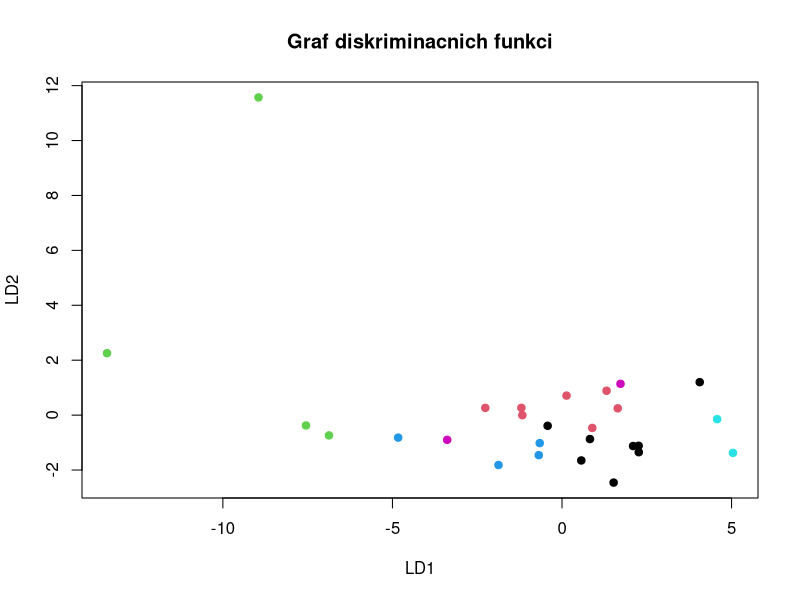
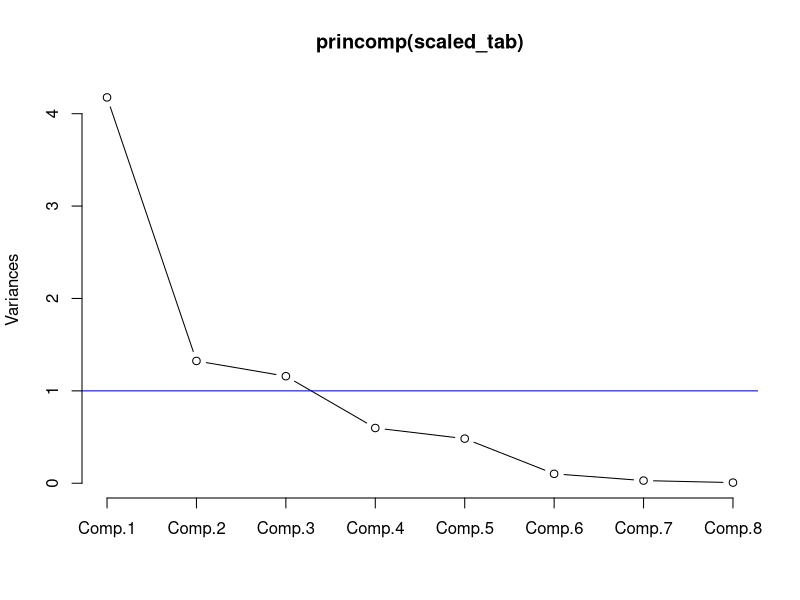
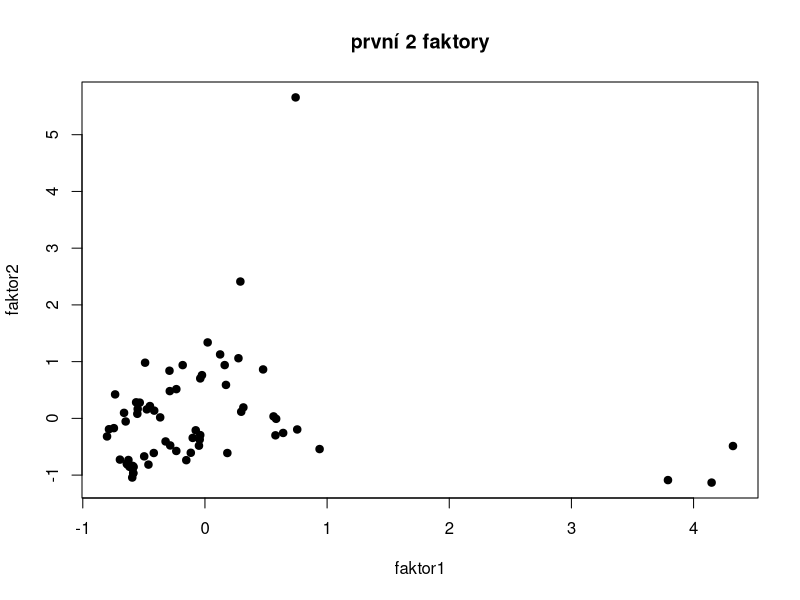

The R source for these figures, in order: (Note: this script raises an error after producing the figures.)
library(MASS)
data(UScereal)
??USCereal
attach(UScereal)

#--------------------------------------
#1. Otestujte, zda se liší výrobky jednotlivých výrobců (proměnná mfr) co se složení týče (pracujte se všemi číselnými proměnnými). Pokud ano, najděte vhodné rozhodovací funkce, které Vám výrobky podle složení k jednotlivým výrobcům přiřadí. Jak spolehlivé takové rozhodování je?
#  (využijte MANOVU a diskriminační analýzu)

# vytvořím si data
vyrobce <- UScereal$mfr 
kalorie <- UScereal$calories
protein <- UScereal$protein
fat <- UScereal$fat
sod <- UScereal$sodium
fib <- UScereal$fibre
carb <- UScereal$carbo
sug <- UScereal$sugars
pot <- UScereal$potassium

# vytvořím tabulku s číselnými proměnnými
tab <- cbind(kalorie, protein, fat, sod, fib, carb, sug, pot)

#manova
#h0: mezi jednotlivými výrobky neexistují rozdíly x h1: existují rozdíly
fit <- manova(tab ~ vyrobce)
#sumář
summary(fit)
# 0.008897 < 0.05 = zamítám h0, najdeme rozdíl alespoň u jednoho výrobku
# podívám se podrobněji na jednotlivé proměnné pro identifikaci závislostí
summary.aov(fit)
#Response fib :
#Df Sum Sq Mean Sq F value  Pr(>F)  
#vyrobce      5  479.5  95.899  2.9345 0.01969 *

#provedu diskrimanační analýzu
#pro zajištění lepšího výsledku škáluju data
scaled_tab <- scale(tab)

apply(scaled_tab, 2, mean)
#žádná proměnná není značně vzdálená od 0, tzn data by měla být sprtávně normalizována
apply(scaled_tab, 2, sd)
#odchylky vychází všude jako 1, značí správnou normalizaci
#vytvořím si z dat datový rámec
tab_df <- as.data.frame(tab)
#přidám sloupeček s výrobci
tab_df$vyrobce <- UScereal$mfr
#rozdělím si data v poměru 60/40 na tréninková a testovací
vzorek <- sample(c(TRUE, FALSE), nrow(tab_df), replace=TRUE, prob=c(0.6,0.4))
train_data <- tab_df[vzorek, ]
test_data <- tab_df[!vzorek, ] 

#diskriminační analýza
lda_train <- lda(vyrobce~., data=train_data)
print(lda_train)
#Prior probabilities of groups:
#  G          K          N          P          Q          R 
#0.33333333 0.33333333 0.07142857 0.14285714 0.07142857 0.04761905 
#Group means:
#  kalorie  protein       fat      sod       fib     carb       sug       pot
#G 130.4762 2.785714 1.4285714 230.7143  1.833333 17.45238  9.642857 114.52381
#K 138.9641 3.311212 0.5817342 207.5107  4.049307 20.34239  9.324360 136.95096
#N 160.2593 7.025479 1.0101010 131.3131 13.583597 24.45349  6.060606 412.18152
#P 226.1134 5.430612 2.4242801 256.0510  5.327115 28.69720 12.962310 189.48609
#Q 106.4179 2.656716 1.6616915 147.9602  1.328358 14.30348  6.651741  67.26368
#R 122.1642 2.492537 0.7462686 289.2537  2.985075 22.19403  5.977612 105.78358

#největší zastoupení mají výrobci G a K, dále vidíme průměrné hodnoty jejich výrobků

#hodnoty jednotlivých diskriminačních funkcí na testovacích datech
predict(lda_train, test_data)$x
#posteriorní pravděpodobnosti pro každou třídu pro každé pozorování v testovacích datech
predict(lda_train, test_data)$posterior
#předpovězené třídy pro každé pozorování v testovacích datech
predict(lda_train, test_data)$class

#vytvoření tabulky skutečných a předpovězených hodnot
test_data$class <- as.factor(test_data$vyrobce)
table(test_data$class, predict(lda_train, newdata = test_data)$class)
#výpočet přesnosti modelu
prediction <- predict(lda_train, test_data)
mean(prediction$class==test_data$vyrobce)
#přesnost modelu je 0.3478261 - značně nepřesný model, předpověděl správně 34,8% případů
#vizalizace diskriminačních funkcí
plot(prediction$x[,1],prediction$x[,2],pch=19,col=prediction$class,
     main="Graf diskriminacnich funkci",xlab="LD1",ylab="LD2")
legend(9,2.2,legend=c(unique(prediction$class)),pch=19,col=1:3)

#--------------------------------------
#2. Pokuste se data zjednodušit, tedy snížit počet proměnných tak, abyste udrželi co možná nejvíce informace (variability) a přitom bylo možné data co nejjednodušeji graficky znázornit. Je možné proměnné rozdělit do skupin (tedy najít mezi nimi vhodný počet interpretovatelných faktorů)?
#(využijte faktorovou analýzu, případně metodu hlavních komponent)

#pro metodu hlavních komponent si vytvoříme korelační matiic
corel <- cor(scaled_tab)
res_eigen <- eigen(corel)
#pro náhled na jednotlivé komponenty si vytvoříme screeplot
screeplot(princomp(scaled_tab),type="l")
abline(h=1,col="blue")
#z grafu je patrné, že první 3 komponenty budou hlavní
cumsum(res_eigen$values/sum(res_eigen$values))
#z výpočtu variability vidíme, že první 3 komponenty obsahují 84,53144% variability
# 0.5301827 0.6982353 0.8453144 0.9212016 0.9825183 0.9954659 0.9991124 1.0000000
#faktorová analýza
res_factanal <- factanal(scaled_tab, factors = 3)
#přerotování hlavních komponent pro lepší interpretaci
(sc<-factanal(~scaled_tab, factors = 3, scores = "Bartlett")$scores)
res_factanal$loadings
#Loadings:
#         Factor1 Factor2 Factor3
#kalorie  0.300   0.775   0.551 
#protein  0.781   0.450   0.219 
#fat      0.177   0.190   0.695 
#sod      0.483   0.365   0.183 
#fib      0.979                 
#carb     0.144   0.986         
#sug                      0.874 
#pot      0.962   0.111   0.185
#factor1 = protein, fib, sod, pot
#factor2 = kalorie, carb
#factor3 = fat, sug
plot(sc[,1], sc[,2], pch=19, main = "první 2 faktory", xlab = "faktor1", ylab= "faktor2")
#                  Factor1 Factor2 Factor3
#SS loadings       2.88   1.964   1.673
#Proportion Var    0.36   0.245   0.209
#Cumulative Var    0.36   0.605   0.815
#první 2 faktory nám tedy vysvětlují 60,5% variability
#--------------------------------------
#3. Rozdělte výrobky do vhodných skupin.
#(využijte shlukovou analýzu)

#install.packages("cluster")
#install.packages("factoextra")
#library(cluster)
#library(factoextra)

#normalizace dat prvních 2 faktorů
data <- tab[,c("protein","fib","sod","pot","kalorie","carb")]
data_scaled <- scale(na.omit(data))
#funkce pro výpočet koeficientu aglomerace pro danou metodu
methods <- c("average", "single", "complete", "ward")
agl_coef <- function(method) {
  agnes(data_scaled, method = method)$ac
}

#výpočet koeficientů aglomerace pro všechny metody
sapply(methods, agl_coef)
#average    single  complete      ward 
#0.8817115 0.8557202 0.9238024 0.9461144 
#nejvyšší koeficient má metoda ward, dosáhneme tím přesnějších výsledků při shlukové analýze
#výpočet vzdálenostní matice pomocí euklidovské vzdálenosti
distance_matrix <- dist(data_scaled, method = "euclidean")
#provedení hierarchické shlukové analýzy
hc <- hclust(distance_matrix, method = "ward.D2")
#vykreslení dendrogramu pro náhled jak se bude shlukovat
plot(hc, hand = -1)
#rozhodl jsem se rozdělit data na 5 skupin
seg <- cutree(hc, k = 5)
table(seg)
#zobrazení jednotlivých skupin do grafu
rect.hclust(hc, k = 5, border = "red")
#vykreslení skupin jednotlivých proměnných
plot(tab_df$protein,tab_df$kalorie,col=seg,pch=19)
plot(tab_df$fib,tab_df$kalorie,col=seg,pch=19)
plot(tab_df$sod,tab_df$kalorie,col=seg,pch=19)
plot(tab_df$pot,tab_df$kalorie,col=seg,pch=19)
plot(tab_df$carb,tab_df$kalorie,col=seg,pch=19)
#rozdělení do skupin podle průměrných hodnot
mean_val <- aggregate(data_scaled, by=list(seg), FUN=mean)
#Group.1    protein        fib         sod        pot    kalorie        carb
#1       1  2.6730194  4.0196942  1.90947778  3.6992961  0.4059999 -0.29675648
#2       2 -0.3257141 -0.3658140  0.13163987 -0.3994560 -0.2880970 -0.06324694
#3       3 -0.7783745 -0.5253257 -0.89489422 -0.6382252 -0.6985535 -0.87737534
#4       4  0.6142708  0.3318950 -0.04159999  0.5691366  0.8022952  0.59139190
#5       5  3.1469906  1.3253906  3.38484966  1.1142150  4.6560329  5.67190886
